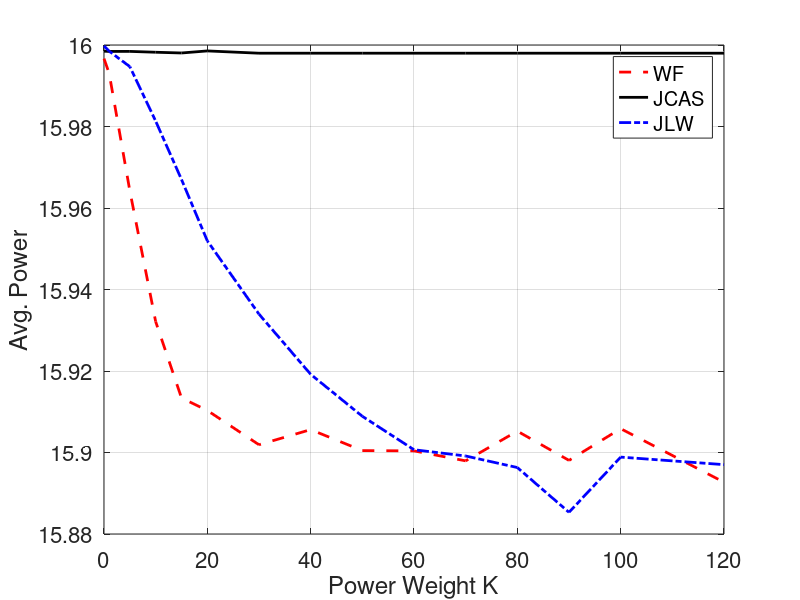

MATLAB code for this plot:
%% THIS FILE IS FOR WORKLOAD DELAY AND POWER PERFORMNACE
%% WHEN IT REGARDS K
%% LOCK ARRIVAL RATE EQUAL TO 0.8


WF=[0          0.8	  114.981954	    15.99666	 64.37856807
1          0.8	    121.7158	   15.993039	  68.5219679
5          0.8	   162.58642	   15.964205	 97.14408469
10          0.8	  225.493636	   15.932115	 141.9232958
15          0.8	   290.55357	   15.913385	  188.754853
20          0.8	  359.230111	    15.91031	 238.1694655
30          0.8	  497.115361	     15.9019	 337.8674579
40          0.8	  638.341052	   15.905615	 439.0839313
50          0.8	  778.337488	   15.900465	 539.9055576
60          0.8	  918.614014	   15.900395	 641.9099602
70          0.8	 1056.577056	    15.89795	 742.0197336
80          0.8	 1196.382756	    15.90524	 841.8938526
90          0.8	 1338.593565	   15.898065	 943.6945427
100         0.8	 1478.969653	    15.90585	 1044.589329
120         0.8	 1756.454004	   15.892705	  1244.58206];

JLW=[0          0.8	  172.831484	   15.999784	 66.50366601
1          0.8	  179.171379	   15.998485	 66.22859642
5          0.8	  219.484137	   15.994695	 71.16395136
10          0.8	  275.327622	   15.981325	 80.03150269
15          0.8	  335.631063	   15.966995	 90.58948081
20          0.8	  399.121491	    15.95193	 102.7639219
30          0.8	  533.215389	   15.933955	  129.062945
40          0.8	  668.360818	    15.91919	  156.967451
50          0.8	  807.408942	   15.908885	 185.7523321
60          0.8	  945.929603	    15.90068	 214.2106425
70          0.8	   1085.9822	   15.899145	 243.0735469
80          0.8	  1225.17787	    15.89631	  271.423887
90          0.8	 1364.505557	   15.885315	 301.3972228
100         0.8	 1504.179293	    15.89887	 330.3391557
120         0.8	 1784.536142	    15.89702	 387.7088508];

CA=[0          0.8	  129.054594	    15.99848	 65.87433895
1          0.8	  130.139174	   15.998423	 66.23786389
5          0.8	  127.545833	   15.998431	 65.16942459
10          0.8	  129.020677	   15.998221	 65.47129942
15          0.8	  127.501368	   15.998041	 64.84518882
20          0.8	  130.396489	   15.998547	 66.11650003
30          0.8	   130.66228	   15.997987	 66.23075815
40          0.8	   130.66228	   15.997987	 66.23075815
50          0.8	   130.66228	   15.997987	 66.23075815
60          0.8	   130.66228	   15.997987	 66.23075815
70          0.8	   130.66228	   15.997987	 66.23075815
80          0.8	   130.66228	   15.997987	 66.23075815
90          0.8	   130.66228	   15.997987	 66.23075815
100         0.8	   130.66228	   15.997987	 66.23075815
120         0.8	   130.66228	   15.997987	 66.23075815];

if(0)%% Delay
    figure
    hold on
    plot(WF(:,1),(WF(:,5)),'r--','MarkerSize',10,'LineWidth',2);
    plot(CA(:,1),(CA(:,5)),'k','MarkerSize',10,'LineWidth',2);
    plot(JLW(:,1),(JLW(:,5)),'b-.','MarkerSize',10,'LineWidth',2);
    xlabel('Power Weight K','FontSize',16)
    ylabel('Avg. Delay','FontSize',16)
    grid on
    box on
    legend('WF','JCAS','JLW')
end
if(1) %% Power
    figure
    hold on
    plot(WF(:,1),(WF(:,4)),'r--','MarkerSize',10,'LineWidth',2);
    plot(CA(:,1),(CA(:,4)),'k','MarkerSize',10,'LineWidth',2);
    plot(JLW(:,1),(JLW(:,4)),'b-.','MarkerSize',10,'LineWidth',2);
    xlabel('Power Weight K','FontSize',16)
    ylabel('Avg. Power','FontSize',16)
    grid on
    box on
    legend('WF','JCAS','JLW')
    set(gca,'xtick',[0:20:120],'ytick',[15.8:0.02:16])
    set(gca,'fontsize',16)
end
if(0)   %% Workload
    figure
    hold on
    plot(WF(:,1),(WF(:,3)),'r--','MarkerSize',10,'LineWidth',2);
    plot(CA(:,1),(CA(:,3)),'k','MarkerSize',10,'LineWidth',2);
    plot(JLW(:,1),(JLW(:,3)),'b-.','MarkerSize',10,'LineWidth',2);
    xlabel('Power Weight K','FontSize',16)
    ylabel('Avg. Workload','FontSize',16)
    grid on
    box on
    legend('WF','JCAS','JLW')
end

